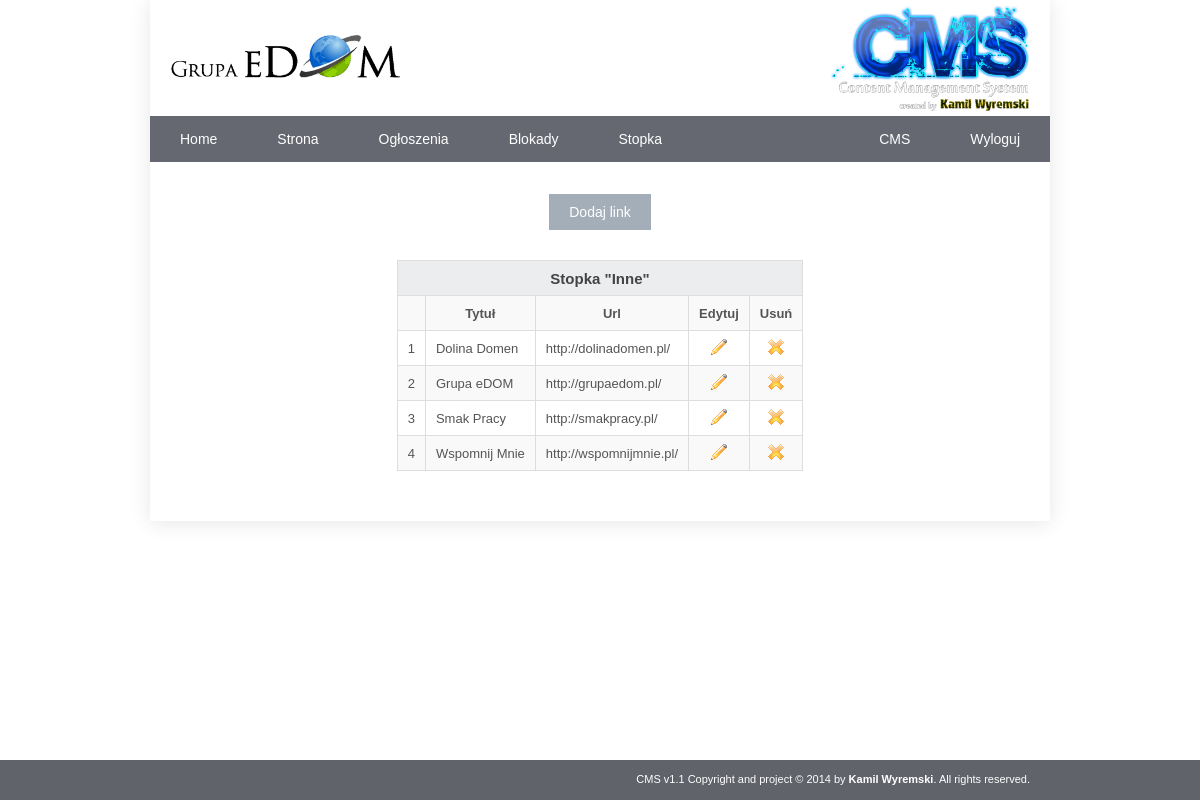
Screenshot of /strona/cms/index.php?stopka&inne (signed in) with the database file from the repository.
### tables this page shows
CREATE TABLE IF NOT EXISTS `cms` (
  `id` int(11) NOT NULL AUTO_INCREMENT,
  `login` varchar(32) DEFAULT NULL,
  `password` varchar(32) DEFAULT NULL,
  PRIMARY KEY (`id`)
);

CREATE TABLE IF NOT EXISTS `footer` (
  `id` int(11) NOT NULL AUTO_INCREMENT,
  `type` int(11) DEFAULT NULL,
  `title` varchar(256) DEFAULT NULL,
  `url` varchar(256) DEFAULT NULL,
  PRIMARY KEY (`id`)
);

### strona/cms/index.php (called while the page is built, shortened)
<?php
 require_once('../lib/Smarty.class.php');
 $smarty = new Smarty();
 $smarty->template_dir = 'views';
 $smarty->compile_dir = 'tmp';
 $smarty->cache_dir = 'cache';
 $strona = 'index';
 if(isset($_SESSION['user_cms']) and isset($_SESSION['user_cms_p'])){
	$usern = mysql_query('select * from cms where login="'.$_SESSION['user_cms'].'" and password="'.$_SESSION['user_cms_p'].'"');
	while($dane = mysql_fetch_array($usern)){$user= $dane;}
	if(isset($user)){
		$smarty->assign("user", $user);
		if (isset($_GET['strona'])){
			if (isset($_POST['price']) and isset($_POST['max_0']) and isset($_POST['max_1'])){
				mysql_query('update settings set price="'.$_POST['price'].'", ads_0="'.$_POST['max_0'].'", ads_1="'.$_POST['max_1'].'" where id="1"');
			}
			$smarty->assign("serwer", $_SERVER['HTTP_HOST']);
			$se0 = mysql_query('select * from settings');
			while($dane = mysql_fetch_array($se0)){$settings = $dane;}
			$smarty->assign("settings", $settings);
			$strona = 'strona';
		}else if (isset($_GET['stopka'])){
			if (isset($_GET['seokatalogi'])){
				$foo = "0"; $smarty->assign("foo_nazwa", "Seokatalogi"); $smarty->assign("foo_type", 0);
			}else if (isset($_GET['kredyty'])){
				$foo = "1"; $smarty->assign("foo_nazwa", "Kredyty");$smarty->assign("foo_type", 1);
			}else if (isset($_GET['rozrywka'])){
				$foo = "2"; $smarty->assign("foo_nazwa", "Rozrywka");$smarty->assign("foo_type", 2);
			}else if (isset($_GET['bazy'])){
				$foo = "3"; $smarty->assign("foo_nazwa", "Bazy noclegowe");$smarty->assign("foo_type", 3);
			}else{
				$foo = "4"; $smarty->assign("foo_nazwa", "Inne");$smarty->assign("foo_type", 4);
			}
			$fo = mysql_query('select * from footer where type="'.$foo.'"');
			while($dane = mysql_fetch_array($fo)){$footer[] = $dane;}
			if (isset($footer)){
				$smarty->assign("footer", $footer);
			}
			$strona = 'stopka';
		}else if (isset($_GET['cms'])){
			$smarty->assign("login", $_SESSION['user_cms']);
			$smarty->assign("password", $_SESSION['user_cms_p']);
			$strona = 'cms';
		}else {
			$strona = 'home';
		}
	}else{
		unset($_SESSION['user_cms']);
	}
}
 $smarty->assign('strona',$strona);
 $smarty->display('index.tpl');
?>

### strona/lib/plugins/function.counter.php (called while the page is built, shortened)
<?php
function smarty_function_counter($params, &$smarty)
{
    static $counters = array();
    $name = (isset($params['name'])) ? $params['name'] : 'default';
    if (!isset($counters[$name])) {
        $counters[$name] = array(
            'start'=>1,
            'skip'=>1,
            'direction'=>'up',
            'count'=>1
            );
    }
    $counter =& $counters[$name];
    if (isset($params['print'])) {
        $print = (bool)$params['print'];
    } else {
        $print = empty($counter['assign']);
    }
    if ($print) {
        $retval = $counter['count'];
    } else {
        $retval = null;
    }
    if ($counter['direction'] == "down")
        $counter['count'] -= $counter['skip'];
    else
        $counter['count'] += $counter['skip'];
    return $retval;
}
?>

### strona/cms/tmp/%%D1^D1B^D1BA0D65%%stopka.html.php (the view, shortened to what this page needs)
﻿	<div class="center"><a href="#" class="link_dodaj" id="stopka_link">Dodaj link</a></div>
	<?php if ($this->_tpl_vars['footer']): ?>
	<table id="stopka_table">
		<tr>
			<td colspan="5">Stopka "<?php echo $this->_tpl_vars['foo_nazwa']; ?>
"</td>
		</tr>
		<tr>
			<td></td><td>Tytuł</td><td>Url</td><td>Edytuj</td><td>Usuń</td>
		</tr>
			<?php unset($this->_sections['footer']);
$this->_sections['footer']['name'] = 'footer';
$this->_sections['footer']['loop'] = is_array($_loop=$this->_tpl_vars['footer']) ? count($_loop) : max(0, (int)$_loop); unset($_loop);
$this->_sections['footer']['show'] = true;
$this->_sections['footer']['max'] = $this->_sections['footer']['loop'];
$this->_sections['footer']['step'] = 1;
$this->_sections['footer']['start'] = $this->_sections['footer']['step'] > 0 ? 0 : $this->_sections['footer']['loop']-1;
if ($this->_sections['footer']['show']) {
    $this->_sections['footer']['total'] = $this->_sections['footer']['loop'];
} else
    $this->_sections['footer']['total'] = 0;
if ($this->_sections['footer']['show']):
            for ($this->_sections['footer']['index'] = $this->_sections['footer']['start'], $this->_sections['footer']['iteration'] = 1;
                 $this->_sections['footer']['iteration'] <= $this->_sections['footer']['total'];
                 $this->_sections['footer']['index'] += $this->_sections['footer']['step'], $this->_sections['footer']['iteration']++):
$this->_sections['footer']['rownum'] = $this->_sections['footer']['iteration'];
$this->_sections['footer']['index_prev'] = $this->_sections['footer']['index'] - $this->_sections['footer']['step'];
$this->_sections['footer']['index_next'] = $this->_sections['footer']['index'] + $this->_sections['footer']['step'];
$this->_sections['footer']['first']      = ($this->_sections['footer']['iteration'] == 1);
$this->_sections['footer']['last']       = ($this->_sections['footer']['iteration'] == $this->_sections['footer']['total']);
?>
				<tr>
					<td><?php echo smarty_function_counter(array(), $this);?>
</td>
					<td><?php echo $this->_tpl_vars['footer'][$this->_sections['footer']['index']]['title']; ?>
</a></td>
					<td><?php echo $this->_tpl_vars['footer'][$this->_sections['footer']['index']]['url']; ?>
</td>
					<td><a href="#" data-id="<?php echo $this->_tpl_vars['footer'][$this->_sections['footer']['index']]['id']; ?>
" data-title="<?php echo $this->_tpl_vars['footer'][$this->_sections['footer']['index']]['title']; ?>
" data-url="<?php echo $this->_tpl_vars['footer'][$this->_sections['footer']['index']]['url']; ?>
" class="edytuj_footer_link"><img src="img/pencil.png" alt="Edytuj"/></a></td>
					<td><a href="#" data-id="<?php echo $this->_tpl_vars['footer'][$this->_sections['footer']['index']]['id']; ?>
" data-title="<?php echo $this->_tpl_vars['footer'][$this->_sections['footer']['index']]['title']; ?>
" class="usun_footer"><img src="img/delete.png" alt="Usuń"/></a></td>
				</tr>
			<?php endfor; endif; ?>
	</table>
	<?php else: ?>
	<br><br><h1>Nie dodano jeszcze żadnych linków w kategorii "<?php echo $this->_tpl_vars['foo_nazwa']; ?>
"</h1>
	<?php endif; ?>

### strona/cms/views/css/style.css (style rules this page uses)
* { margin: 0; padding: 0; text-decoration: none; }
body { font-family: 'Ubuntu', sans-serif; min-width:900px; position:relative; }
table { border-collapse: collapse; margin:auto; margin-top:30px; color: #555555; font-size:13px; }
table a { color:black; font-weight:bold; }
table tr { height: 35px; }
table tr:nth-child(2n) { background-color: #f9f9f9; }
table tr td { border: solid 1px #dddddd; padding-left:10px; padding-right:10px; }
table tr:first-child { background-color: #ecedee; text-align:center; color: #444444; font-size:15px; font-weight: bold; }
table tr:nth-child(2) td { font-weight:bold; text-align:center; }
table img { opacity:0.8; }
.center { width:100%; text-align:center; }
.link_dodaj { display:inline-block; padding: 10px 20px; margin-top:10px; background-color: #a4aeb9; color:white; font-size:14px; cursor:pointer; }
#stopka_table tr td:nth-child(4), #stopka_table tr td:nth-child(5) { text-align:center; width:20px; }

### rows the page displays
footer: title "Dolina Domen", url "http://dolinadomen.pl/"
cms: id "1"
footer: this "2", title "Grupa eDOM", url "http://grupaedom.pl/"
footer: this "3", title "Smak Pracy", url "http://smakpracy.pl/"
footer: this "4", title "Wspomnij Mnie", url "http://wspomnijmnie.pl/"

### other values shown
$this->_tpl_vars['foo_nazwa'] "Inne"
